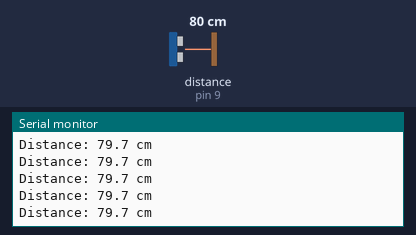
A sketch run on a simulated Arduino Uno, built with avr-gcc and run on an emulated ATmega328P. On the bench: the last lines printed to the serial monitor. Wiring (inferred from the names in the program): ultrasonic range finder: trigger pin 8; echo pin 9. The test bench sets the inputs (shaded band); at power-on: distance to the obstacle (sensor on pin 9) 80 cm. The echo pulse lasts 58.3 µs per cm.

Above: at 1.2 s.
1.3 s: distance to the obstacle (sensor on pin 9) set to 250 cm
At 1.56 s:
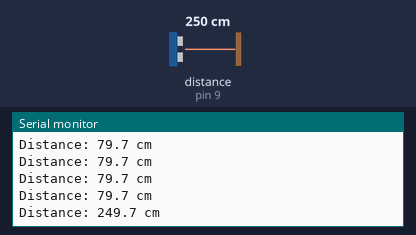
4.3 s: distance to the obstacle (sensor on pin 9) set to 2 cm
At 4.48 s:
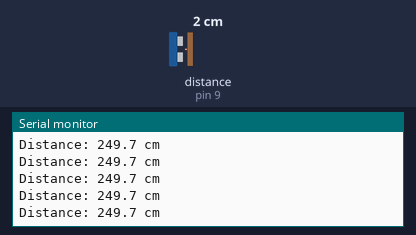
Timing chart, 0 to 7.3 s (numbered marks = the images above; inputs shaded):
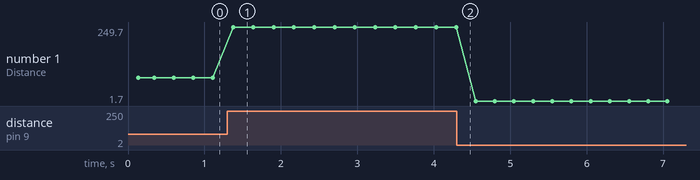

Measured:
- after the input at 1.3 s, the serial monitor: prints a new line after 0.07 s (image 1)
- plotted number 1: 79.7 → 249.7 after the input at 1.3 s, 249.7 → 1.7 after the input at 4.3 s

The sketch:

ultrasonic_distance_meter.ino
```cpp
/*
  IoT Student Lab
  Project 19: Ultrasonic Distance Meter
  Platform: Arduino Uno
  Sensor: HC-SR04
  Concept: Pulse Timing + Distance Calculation
*/

const int TRIG_PIN = 8;
const int ECHO_PIN = 9;

const unsigned long ECHO_TIMEOUT = 30000UL;

float measureDistanceCm() {
  // Ensure a clean trigger pulse.
  digitalWrite(TRIG_PIN, LOW);
  delayMicroseconds(2);

  // Send approximately 10 microsecond trigger pulse.
  digitalWrite(TRIG_PIN, HIGH);
  delayMicroseconds(10);
  digitalWrite(TRIG_PIN, LOW);

  // Measure the duration of the returning echo.
  unsigned long duration =
    pulseIn(ECHO_PIN, HIGH, ECHO_TIMEOUT);

  // No echo received.
  if (duration == 0) {
    return -1.0;
  }

  // Approximate speed of sound:
  // distance = time × speed / 2
  //
  // 0.0343 cm/µs is approximately the speed of sound.
  float distanceCm = duration * 0.0343 / 2.0;

  return distanceCm;
}

void setup() {
  pinMode(TRIG_PIN, OUTPUT);
  pinMode(ECHO_PIN, INPUT);

  digitalWrite(TRIG_PIN, LOW);

  Serial.begin(9600);

  Serial.println("================================");
  Serial.println("   IoT Student Lab");
  Serial.println("   Project 19: Ultrasonic Distance Meter");
  Serial.println("================================");
}

void loop() {
  float distance = measureDistanceCm();

  if (distance < 0) {
    Serial.println("No echo detected.");
  } else {
    Serial.print("Distance: ");
    Serial.print(distance, 1);
    Serial.println(" cm");
  }

  delay(250);
}
```
